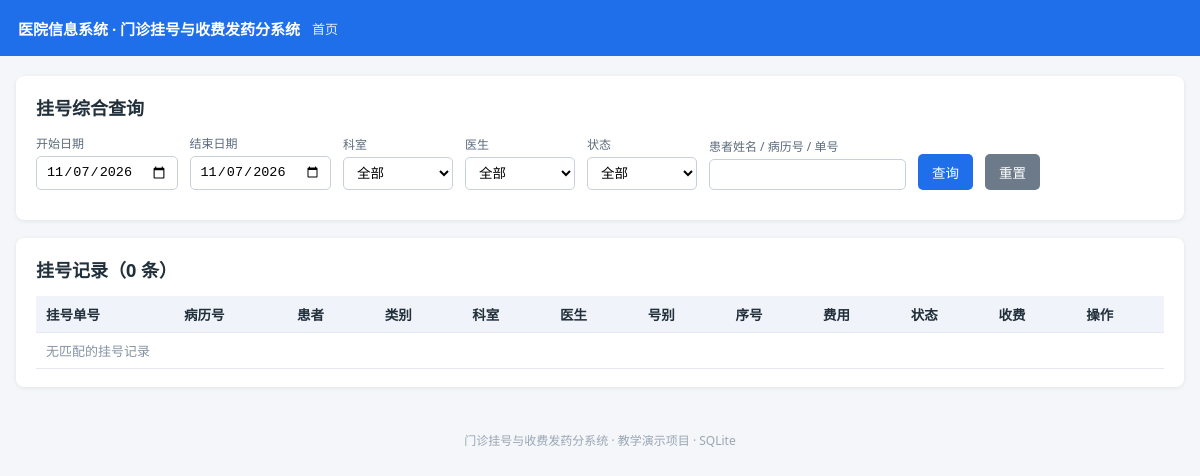
Before: /registrations with the older database file.
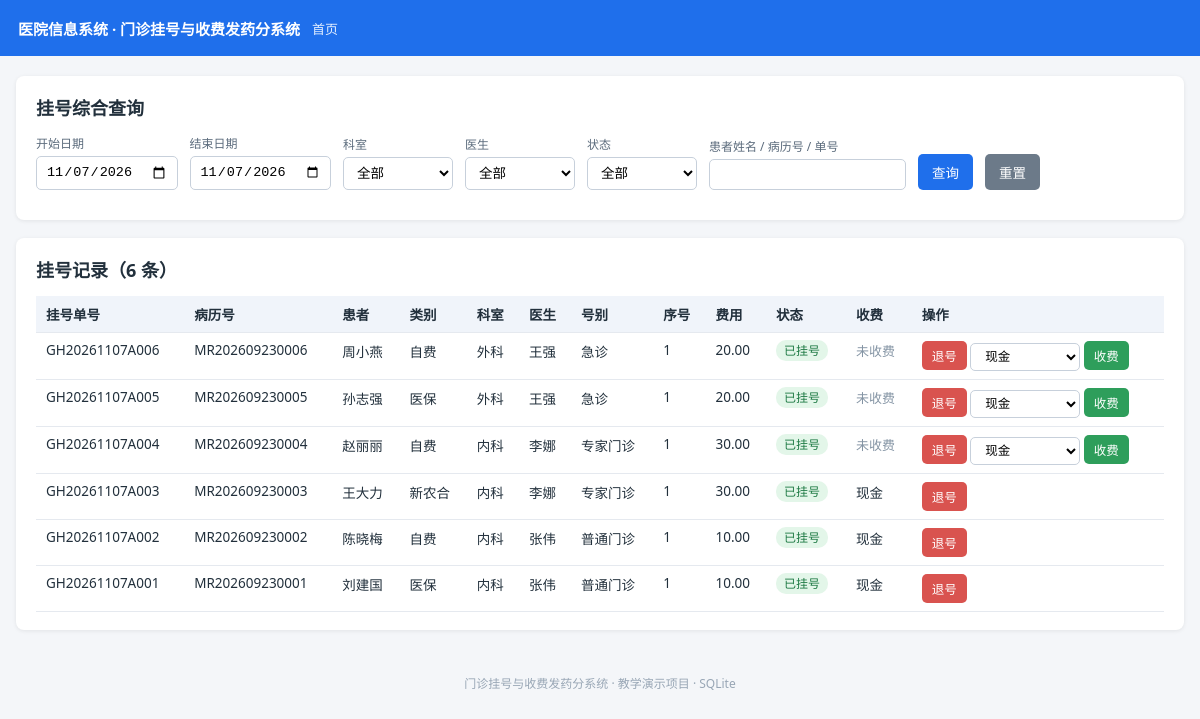
After: the same page with the newer database file.
### tables this page shows
CREATE TABLE registration (
    reg_id      INTEGER PRIMARY KEY AUTOINCREMENT,
    reg_no      TEXT NOT NULL UNIQUE,
    patient_id  INTEGER NOT NULL REFERENCES patient (patient_id),
    dept_id     INTEGER NOT NULL REFERENCES department (dept_id),
    doctor_id   INTEGER NOT NULL REFERENCES doctor (doctor_id),
    schedule_id INTEGER NOT NULL REFERENCES doctor_schedule (schedule_id),
    level_id    INTEGER NOT NULL REFERENCES registration_level (level_id),
    reg_time    TEXT NOT NULL DEFAULT (datetime('now', 'localtime')),
    reg_type    TEXT NOT NULL DEFAULT '现场' CHECK (reg_type IN ('现场', '预约')),
    queue_no    INTEGER NOT NULL,
    status      TEXT NOT NULL DEFAULT '已挂号'
                CHECK (status IN ('已挂号', '已就诊', '已退号')),
    fee         REAL NOT NULL DEFAULT 0,
    operator_id INTEGER REFERENCES sys_user (user_id)
);

CREATE TABLE patient (
    patient_id        INTEGER PRIMARY KEY AUTOINCREMENT,
    medical_record_no TEXT NOT NULL UNIQUE,
    name              TEXT NOT NULL,
    gender            TEXT NOT NULL CHECK (gender IN ('男', '女')),
    birth_date        TEXT,
    id_card           TEXT UNIQUE,
    phone             TEXT,
    address           TEXT,
    patient_type      TEXT NOT NULL DEFAULT '自费'
                      CHECK (patient_type IN ('自费', '医保', '新农合')),
    insurance_no      TEXT,
    created_at        TEXT NOT NULL DEFAULT (datetime('now', 'localtime'))
);

CREATE TABLE department (
    dept_id   INTEGER PRIMARY KEY AUTOINCREMENT,
    dept_code TEXT NOT NULL UNIQUE,
    dept_name TEXT NOT NULL,
    dept_type TEXT NOT NULL DEFAULT '门诊' CHECK (dept_type IN ('门诊', '急诊')),
    location  TEXT,
    status    TEXT NOT NULL DEFAULT '启用' CHECK (status IN ('启用', '停用'))
);

CREATE TABLE doctor (
    doctor_id   INTEGER PRIMARY KEY AUTOINCREMENT,
    doctor_code TEXT NOT NULL UNIQUE,
    doctor_name TEXT NOT NULL,
    dept_id     INTEGER NOT NULL REFERENCES department (dept_id),
    title       TEXT,
    gender      TEXT CHECK (gender IN ('男', '女')),
    status      TEXT NOT NULL DEFAULT '在岗' CHECK (status IN ('在岗', '离岗'))
);

CREATE TABLE registration_level (
    level_id      INTEGER PRIMARY KEY AUTOINCREMENT,
    level_code    TEXT NOT NULL UNIQUE,
    level_name    TEXT NOT NULL,
    reg_fee       REAL NOT NULL DEFAULT 0,
    diagnosis_fee REAL NOT NULL DEFAULT 0
);

CREATE TABLE payment (
    pay_id      INTEGER PRIMARY KEY AUTOINCREMENT,
    reg_id      INTEGER NOT NULL UNIQUE REFERENCES registration (reg_id),
    amount      REAL NOT NULL,
    pay_type    TEXT NOT NULL CHECK (pay_type IN ('现金', '医保', '微信', '支付宝')),
    pay_time    TEXT NOT NULL DEFAULT (datetime('now', 'localtime')),
    status      TEXT NOT NULL DEFAULT '已支付' CHECK (status IN ('已支付', '已退费')),
    operator_id INTEGER REFERENCES sys_user (user_id)
);

### app.py (the view)
@router.get("/registrations")
def registrations(
    request: Request,
    start: Optional[str] = Query(None),
    end: Optional[str] = Query(None),
    dept_id: str = Query(""),
    doctor_id: str = Query(""),
    keyword: str = Query(""),
    status: str = Query(""),
):
    start = start or today_str()
    end = end or today_str()
    keyword = keyword.strip()
    sql = (
        "SELECT r.*, p.name AS patient_name, p.medical_record_no, p.patient_type, "
        "       dep.dept_name, d.doctor_name, lv.level_name, "
        "       pay.status AS pay_status, pay.pay_type "
        "FROM registration r "
        "JOIN patient p ON p.patient_id = r.patient_id "
        "JOIN department dep ON dep.dept_id = r.dept_id "
        "JOIN doctor d ON d.doctor_id = r.doctor_id "
        "JOIN registration_level lv ON lv.level_id = r.level_id "
        "LEFT JOIN payment pay ON pay.reg_id = r.reg_id "
        "WHERE date(r.reg_time) BETWEEN ? AND ? "
    )
    params = [start, end]
    if dept_id:
        sql += " AND r.dept_id = ?"
        params.append(dept_id)
    if doctor_id:
        sql += " AND r.doctor_id = ?"
        params.append(doctor_id)
    if status:
        sql += " AND r.status = ?"
        params.append(status)
    if keyword:
        sql += " AND (p.name LIKE ? OR r.reg_no LIKE ? OR p.medical_record_no LIKE ?)"
        params += ["%" + keyword + "%"] * 3
    sql += " ORDER BY r.reg_id DESC"
    rows = query(sql, params)
    depts = query("SELECT * FROM department ORDER BY dept_id")
    doctors = query("SELECT * FROM doctor ORDER BY doctor_id")
    return render(
        request, "registrations.html", regs=rows, depts=depts, doctors=doctors,
        start=start, end=end, dept_id=dept_id, doctor_id=doctor_id,
        keyword=keyword, status=status,
    )

### templates/registrations.html (shortened to what this page needs)
{% extends "base.html" %}
{% block content %}
<div class="card">
  <h2>挂号综合查询</h2>
  <form method="get" class="form-row">
    <div class="field"><label>开始日期</label><input type="date" name="start" value="{{ start }}"></div>
    <div class="field"><label>结束日期</label><input type="date" name="end" value="{{ end }}"></div>
    <div class="field"><label>科室</label>
      <select name="dept_id">
        <option value="">全部</option>
      </select>
    </div>
    <div class="field"><label>医生</label>
      <select name="doctor_id">
        <option value="">全部</option>
      </select>
    </div>
    <div class="field"><label>状态</label>
      <select name="status">
        <option value="">全部</option>
      </select>
    </div>
    <div class="field"><label>患者姓名 / 病历号 / 单号</label>
      <input name="keyword" value="{{ keyword }}">
    </div>
    <button type="submit">查询</button>
    <a class="btn btn-plain" href="{{ url_for('registrations') }}">重置</a>
  </form>
</div>
<div class="card">
  <h2>挂号记录（{{ regs|length }} 条）</h2>
  <table>
    <thead>
      <tr><th>挂号单号</th><th>病历号</th><th>患者</th><th>类别</th><th>科室</th>
          <th>医生</th><th>号别</th><th>序号</th><th>费用</th><th>状态</th>
          <th>收费</th><th>操作</th></tr>
    </thead>
    <tbody>
      {% for r in regs %}
      <tr>
        <td>{{ r.reg_no }}</td>
        <td>{{ r.medical_record_no }}</td>
        <td>{{ r.patient_name }}</td>
        <td>{{ r.patient_type }}</td>
        <td>{{ r.dept_name }}</td>
        <td>{{ r.doctor_name }}</td>
        <td>{{ r.level_name }}</td>
        <td>{{ r.queue_no }}</td>
        <td>{{ '%.2f'|format(r.fee) }}</td>
        <td>
          {% if r.status == '已挂号' %}<span class="tag tag-ok">已挂号</span>
          {% elif r.status == '已就诊' %}<span class="tag tag-muted">已就诊</span>
          {% else %}<span class="tag tag-warn">已退号</span>{% endif %}
        </td>
        <td>
          {% if r.pay_status == '已支付' %}{{ r.pay_type }}
          {% elif r.pay_status == '已退费' %}<span class="tag tag-warn">已退费</span>
          {% else %}<span class="muted">未收费</span>{% endif %}
        </td>
        <td>
          {% if r.status == '已挂号' %}
          <form method="post" action="{{ url_for('registration_cancel', reg_id=r.reg_id) }}"
                style="display:inline" onsubmit="return confirm('确认退号？')">
            <button class="btn-sm btn-danger" type="submit">退号</button>
          </form>
          {% endif %}
          {% if not r.pay_status and r.status != '已退号' %}
          <form method="post" action="{{ url_for('registration_pay', reg_id=r.reg_id) }}"
                style="display:inline">
            <select name="pay_type" class="btn-sm">
              <option>现金</option><option>医保</option><option>微信</option><option>支付宝</option>
            </select>
            <button class="btn-sm btn-success" type="submit">收费</button>
          </form>
          {% endif %}
        </td>
      </tr>
      {% else %}
      <tr><td colspan="12" class="muted">无匹配的挂号记录</td></tr>
      {% endfor %}
    </tbody>
  </table>
</div>
{% endblock %}

### templates/base.html (shortened to what this page needs)
<!DOCTYPE html>
<html lang="zh-CN">
<head>
  <link rel="stylesheet" href="{{ url_for('static', filename='style.css') }}">
</head>
<body>
<header class="topbar">
  <div class="brand">医院信息系统 · 门诊挂号与收费发药分系统</div>
  <nav>
    <a href="{{ url_for('index') }}">首页</a>
  </nav>
</header>
<main class="container">
  {% block content %}{% endblock %}
</main>
<footer class="footer">门诊挂号与收费发药分系统 · 教学演示项目 · SQLite</footer>
</body>
</html>

### static/style.css (style rules this page uses)
* { box-sizing: border-box; }
body { margin: 0; font-family: "Microsoft YaHei", "Segoe UI", Arial, sans-serif; background: #f4f6f9; color: #22303c; }
.topbar { background: #1f6feb; color: #fff; display: flex; align-items: center; justify-content: space-between; padding: 0 18px; min-height: 56px; gap: 12px; }
.topbar .brand { font-size: 15px; font-weight: 600; white-space: nowrap; }
.topbar nav { display: flex; flex-wrap: wrap; gap: 2px 12px; flex: 1; }
.topbar nav a { color: #e6f0ff; text-decoration: none; font-size: 13px; padding: 4px 0; }
.container { max-width: 1240px; margin: 20px auto; padding: 0 16px; }
.card { background: #fff; border-radius: 8px; padding: 18px 20px; margin-bottom: 18px; box-shadow: 0 1px 4px rgba(0, 0, 0, .08); }
h2 { margin: 0 0 14px; font-size: 18px; }
table { width: 100%; border-collapse: collapse; font-size: 13.5px; }
th, td { border-bottom: 1px solid #e5e9ef; padding: 8px 10px; text-align: left; vertical-align: top; }
th { background: #f0f4fa; font-weight: 600; }
.form-row { display: flex; flex-wrap: wrap; gap: 12px; align-items: flex-end; margin-bottom: 12px; }
.field { display: flex; flex-direction: column; gap: 4px; }
.field label { font-size: 12px; color: #5b6b7c; }
input, select { padding: 7px 9px; border: 1px solid #c7d0db; border-radius: 5px; font-size: 13.5px; min-width: 110px; background: #fff; }
button, .btn { padding: 8px 14px; border: none; border-radius: 5px; background: #1f6feb; color: #fff; font-size: 13.5px; cursor: pointer; text-decoration: none; display: inline-block; }
.btn-sm { padding: 5px 10px; font-size: 12.5px; }
.btn-danger { background: #d9534f; }
.btn-success { background: #2e9e5b; }
.btn-plain { background: #6c7a89; }
.tag { padding: 2px 8px; border-radius: 10px; font-size: 12px; white-space: nowrap; }
.tag-ok { background: #e3f6e9; color: #1e7a44; }
.muted { color: #8494a4; font-size: 13px; }
.footer { text-align: center; color: #98a6b5; font-size: 12px; padding: 24px; }

Changed rows visible on the page:
added registration: reg_no "GH20261107A006", medical_record_no "MR202609230006", patient_name "周小燕", patient_type "自费", dept_name "外科", doctor_name "王强", level_name "急诊", queue_no "1", fee "20.00", status "已挂号", shows "未收费"
added registration: reg_no "GH20261107A005", medical_record_no "MR202609230005", patient_name "孙志强", patient_type "医保", dept_name "外科", doctor_name "王强", level_name "急诊", queue_no "1", fee "20.00", status "已挂号", shows "未收费"
added registration: reg_no "GH20261107A004", medical_record_no "MR202609230004", patient_name "赵丽丽", patient_type "自费", dept_name "内科", doctor_name "李娜", level_name "专家门诊", queue_no "1", fee "30.00", status "已挂号", shows "未收费"
added payment: reg_no "GH20261107A003", medical_record_no "MR202609230003", patient_name "王大力", patient_type "新农合", dept_name "内科", doctor_name "李娜", level_name "专家门诊", queue_no "1", pay_type "现金"
added registration: fee "30.00"
added payment: reg_no "GH20261107A002", medical_record_no "MR202609230002", patient_name "陈晓梅", patient_type "自费", dept_name "内科", doctor_name "张伟", level_name "普通门诊", queue_no "1", pay_type "现金"
added registration: fee "10.00"
added payment: reg_no "GH20261107A001", medical_record_no "MR202609230001", patient_name "刘建国", patient_type "医保", dept_name "内科", doctor_name "张伟", level_name "普通门诊", queue_no "1", pay_type "现金"
added registration: fee "10.00"
Other visible differences:
{{ regs|length }}: "0" → "6"
text no longer shown: "无匹配的挂号记录"
